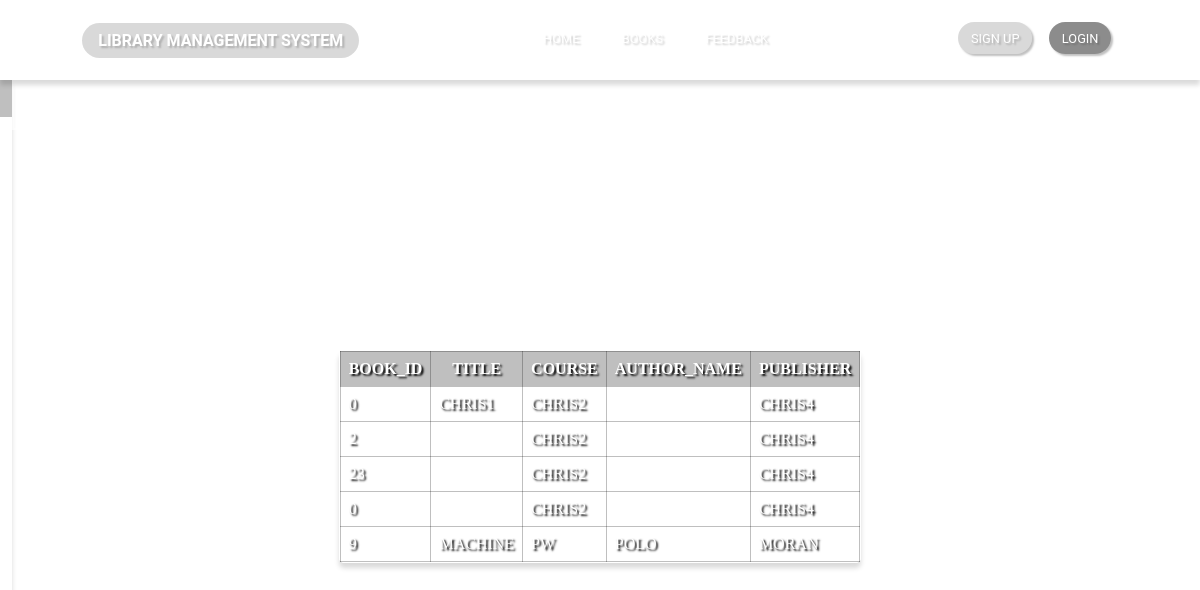
Page /fetch.php on the committed database.
### tables this page shows
CREATE TABLE `BOOKS` (
  `id` int(11) NOT NULL,
  `BOOK_ID` int(11) NOT NULL,
  `TITLE` varchar(50) NOT NULL,
  `COURSE` varchar(50) NOT NULL,
  `AUTHOR_NAME` varchar(50) NOT NULL,
  `PUBLISHER` varchar(50) NOT NULL,
  `COPIES` int(11) NOT NULL
);

### fetch.php (the view, shortened to what this page needs)
<?php
$con = mysqli_connect('localhost', 'root', '', 'PR');
$sql = "SELECT * FROM BOOKS";
$result = mysqli_query($con, $sql);
?>
<!DOCTYPE html>
<html lang="en">
<head>
    <link rel="stylesheet" href="CSS/styles.css">
</head>
<body>
<?php include "header.php" ?>
<?php include "sidebar.php" ?>
<table class="content_table">
    <thead>
    <tr>
        <th>BOOK_ID</th>
        <th>TITLE</th>
        <th>COURSE</th>
        <th>AUTHOR_NAME</th>
        <th>PUBLISHER</th>
    </tr>
    </thead>
    <tbody>
    <?php
    while ($rows = mysqli_fetch_assoc($result)) {
        ?>
        <tr>
            <td><?php echo $rows['BOOK_ID']; ?></td>
            <td><?php echo $rows['TITLE']; ?></td>
            <td><?php echo $rows['COURSE']; ?></td>
            <td><?php echo $rows['AUTHOR_NAME']; ?></td>
            <td><?php echo $rows['PUBLISHER']; ?></td>
        </tr>
        <?php
    }
    ?>
    </tbody>
</table>
</body>
</html>

### CSS/styles.css (style rules this page uses)
:root { font-size: 16px; --dur: 400ms; --res-typo: clamp(.5rem,5vw,2rem); --header-size: 5rem; }
*, *::before, *::after { margin: 0; padding: 0; box-sizing: border-box; }
body { background-image: url("img/image1.jpg"); background-size: cover; min-height: 100vh; display: flex; justify-content: center; align-items: center; flex-direction: column; padding-top: 7rem; }
.content_table { display: block; border-collapse: collapse; border-radius: 5px; border: 1px solid white; background-color: rgba(255, 255, 255, .2); backdrop-filter: blur(5px); box-shadow: 0 5px 5px rgba(0,0,0,.15); }
.content_table thead { background-color: rgba(0,0,0,.25); }
.content_table td, .content_table th { padding: .5rem; font-size: 1rem; border: 1px solid rgba(0,0,0,.25); color: white; text-shadow: 2px 2px 2px black; }

### rows in the picture
books: BOOK_ID "0", TITLE "CHRIS1", COURSE "CHRIS2", PUBLISHER "CHRIS4"
books: BOOK_ID "2", COURSE "CHRIS2", PUBLISHER "CHRIS4"
books: BOOK_ID "23", COURSE "CHRIS2", PUBLISHER "CHRIS4"
books: BOOK_ID "0", COURSE "CHRIS2", PUBLISHER "CHRIS4"
books: BOOK_ID "9", TITLE "MACHINE", COURSE "PW", AUTHOR_NAME "POLO", PUBLISHER "MORAN"
